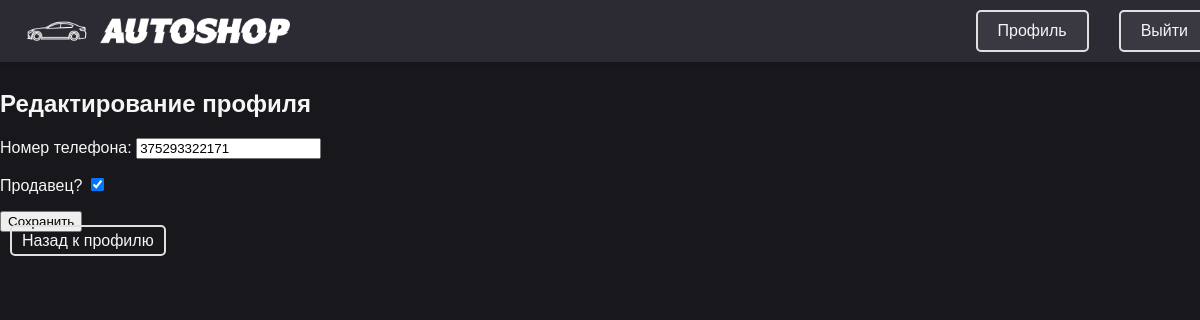
The app's page /accounts/edit-profile/ (signed in), older data.
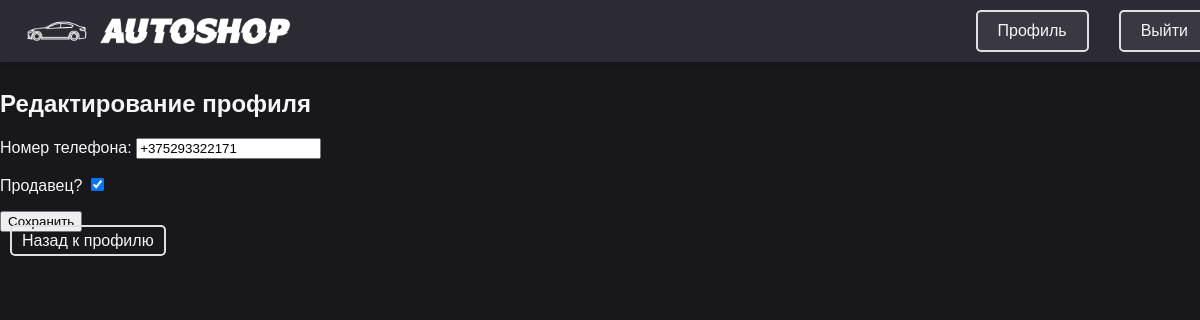
The same page, newer data.
### buycars/models.py (models this page shows, shortened)
class Profile(AbstractUser):
    phone = models.CharField(max_length=15, verbose_name='Номер телефона', blank=True)
    is_seller = models.BooleanField(default=False, verbose_name='Продавец?')
    class Meta:
        verbose_name_plural = 'Пользователи'
        verbose_name = 'Пользователь'

### common/views.py (the view)
# urls.py: path('edit-profile/', edit_profile, name='edit_profile'),
@login_required
def edit_profile(request):
    profile = Profile.objects.get(id=request.user.id)
    if request.method == 'POST':
        form = ProfileForm(request.POST, instance=profile)
        if form.is_valid():
            form.save()
            return redirect('profile')
    else:
        form = ProfileForm(instance=profile)
    return render(request, 'registration/edit_profile.html', {'form': form})

### common/forms.py
class ProfileForm(forms.ModelForm):
    class Meta:
        model = Profile
        fields = ['phone', 'is_seller']

### common/templates/registration/edit_profile.html (shortened to what this page needs)
{% extends "registration/base.html" %}
{% block content %}
<h2>Редактирование профиля</h2>
<form method="post">
    {{ form.as_p }}
    <button type="submit">Сохранить</button>
</form>
<a href="{% url 'profile' %}">Назад к профилю</a>
{% endblock %}

Row changes from the older to the newer data that the page shows:
changed Profile: phone "375293322171" → "+375293322171"
